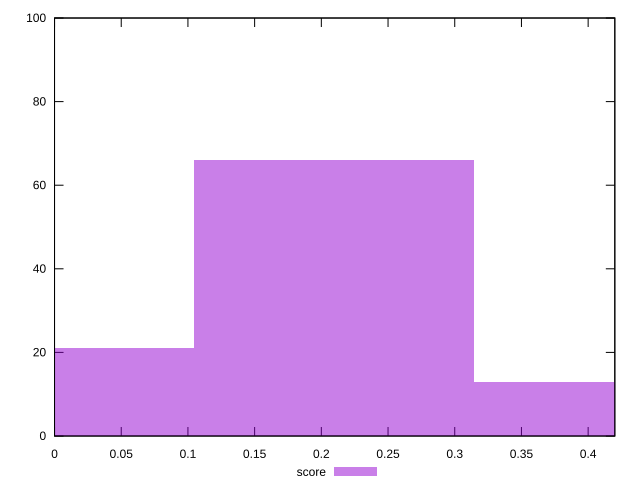

Write the gnuplot code that produced this figure.
reset

$score <<EOF
0 21
0.2094868251621074 66
0.4189736503242148 13
EOF

set key outside below
set boxwidth 0.2094868251621074
set xrange [0:0.42]
set yrange [0:100]
set trange [0:100]
set style fill transparent solid 0.5 noborder
set terminal svg size 640, 490 enhanced background rgb 'white'
set output "report_00025_2021-02-22T21:38:55.199Z/speed-index/samples/pages/score/histogram.svg"

plot $score title "score" with boxes

reset
